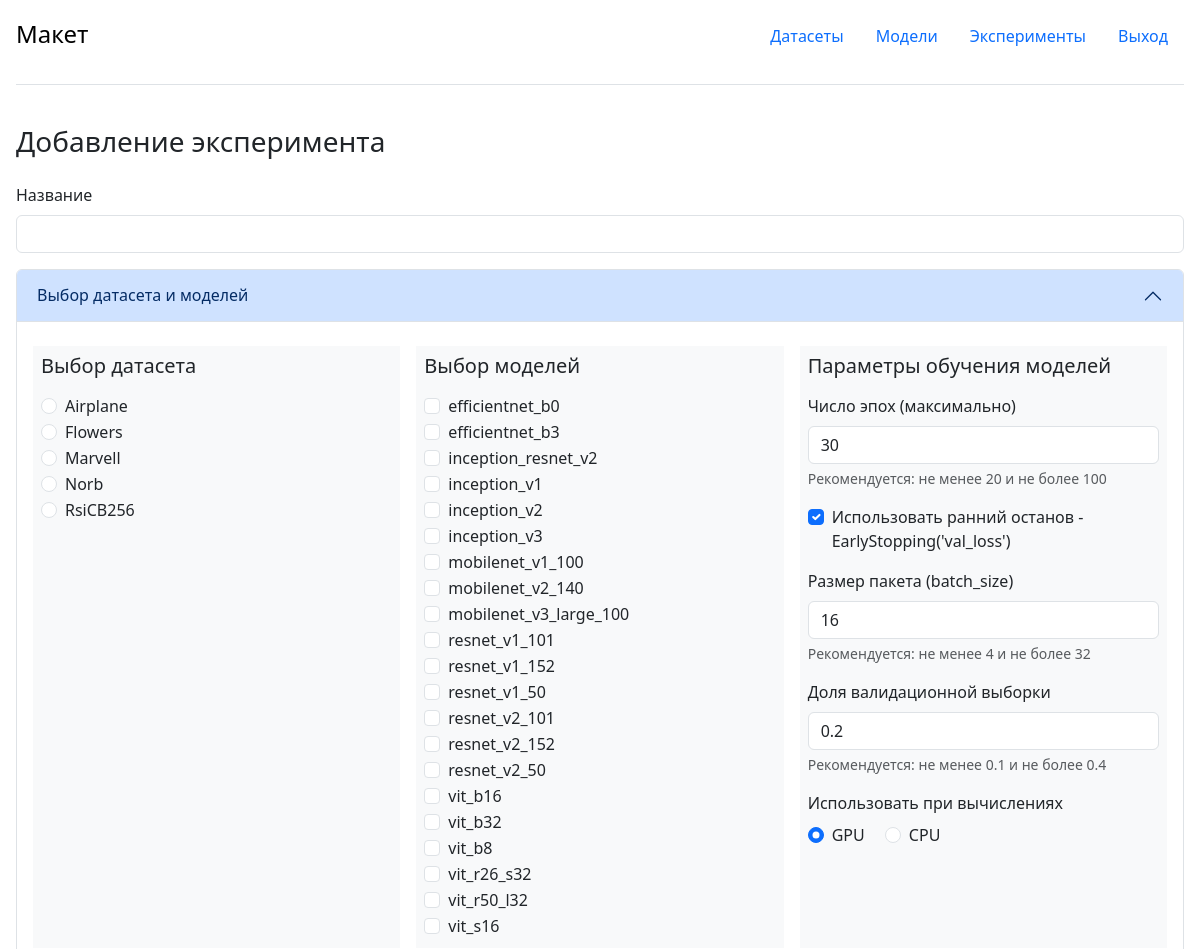
Page /experiments/add_form (upper part) on the earlier database version.
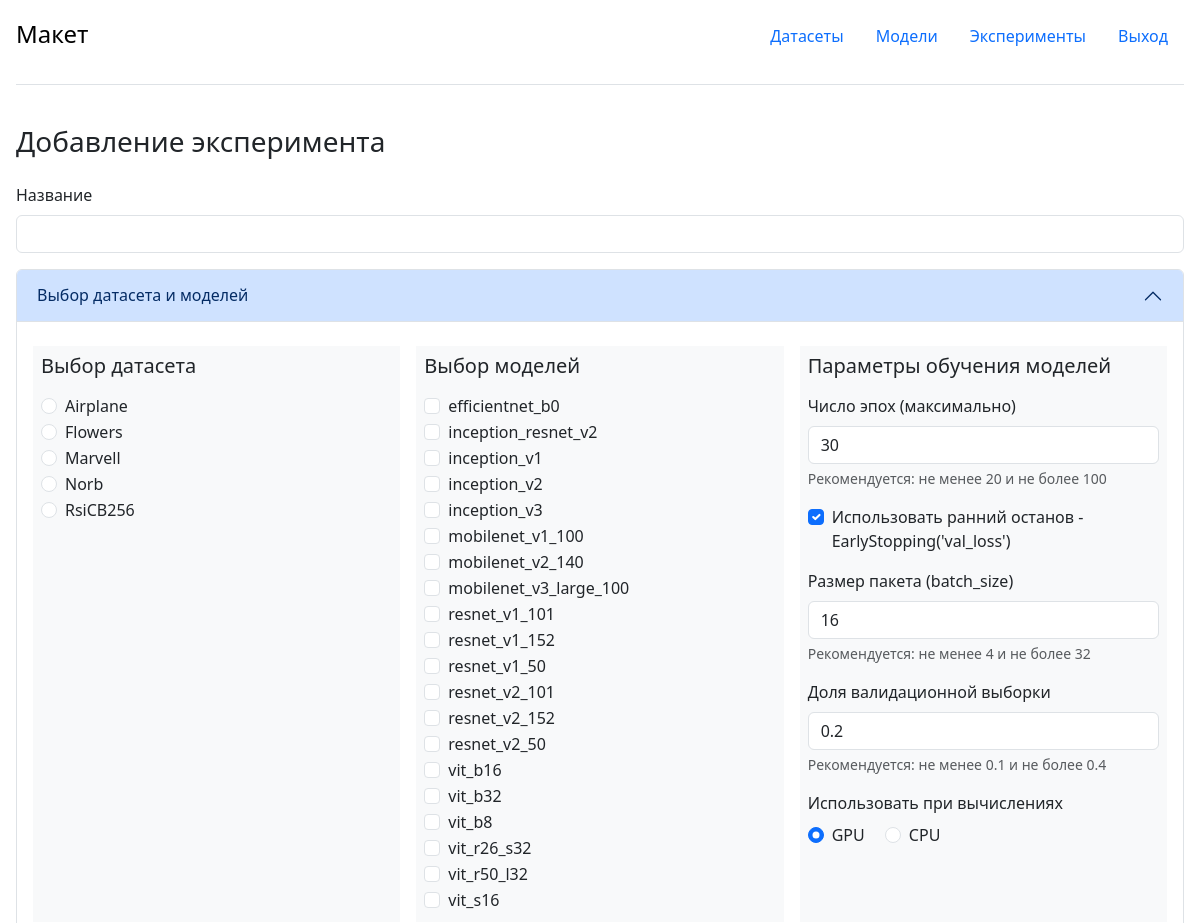
Same page on the later database version.
### portal/entity/dataset/orm.py (models this page shows, shortened)
class Dataset(models.Model):
    shortName = models.CharField(max_length=50, verbose_name='Короткое название', unique=True, null=False, blank=False)
    dir_name = models.CharField(max_length=250, verbose_name='Относительный путь', unique=True, null=False, blank=False)
    class_nums = models.IntegerField(verbose_name="Количество классов", unique=False, null=False, blank=False)
    size = models.IntegerField(verbose_name="Количество образцов", unique=False, null=False, blank=False)
    comments = models.TextField(verbose_name="Описание")
    class Meta:
        verbose_name_plural = '01 Датасеты'
        verbose_name = 'Датасет'
        ordering = ['-shortName']

### portal/entity/model/orm.py (models this page shows, shortened)
class INS(models.Model):
    type = models.IntegerField(verbose_name='Вектор признаков (0), классификатор(1)')
    dir_name = models.CharField(max_length=100, verbose_name='Имя файла', unique=True, null=False, blank=False)
    shortName = models.CharField(max_length=100, verbose_name='Имя модели', unique=True, null=False, blank=False)
    comments = models.TextField(verbose_name="Описание")
    input_size_x = models.IntegerField(verbose_name='Size X')
    input_size_y = models.IntegerField(verbose_name='Size Y')
    input_size_ch = models.IntegerField(verbose_name='Channels num')
    min = models.IntegerField(verbose_name='Min values input')
    max = models.IntegerField(verbose_name='Max values input')
    batch_norm_momentum = models.FloatField(null=True)
    dir_size = models.IntegerField()
    class Meta:
        verbose_name_plural = '02 Модели'
        verbose_name = 'Модель'
        ordering = ['-shortName']

### portal/entity/experiment/views.py (the view)
# urls.py: path('add_form', experiment_add_form, name='experiment_add_form'),
def experiment_add_form(request):
    datasets = Dataset.objects.all().order_by('shortName')
    models = INS.objects.all().order_by('shortName')
    e = EForm()
    context = {
        "form": e,
        "models": models,
        "datasets": datasets
    }
    return render(request, 'portal/pages/experiment/add_form.html', context)

### portal/entity/experiment/views.py
class EForm(forms.Form):
    type = forms.IntegerField()
    shortName = forms.CharField()
    dir_name = forms.CharField()
    comments = forms.CharField(required=False)
    input_size_x = forms.IntegerField()
    input_size_y = forms.IntegerField()
    input_size_ch = forms.IntegerField()
    min = forms.IntegerField()
    max = forms.IntegerField()
    batch_norm_momentum = forms.CharField(required=False)

### portal/templates/portal/pages/experiment/add_form.html (shortened to what this page needs)
{% extends 'portal/mainLayaut.html' %}
{% block content %}
    <main class="">
        <div class="d-flex justify-content-between align-items-center pb-3">
            <h3>Добавление эксперимента</h3>
        </div>
        <form action="{% url 'experiment_add_resume' %}" method="post" class="form">
            <div class="mb-3">
                <label class="form-label">Название</label>
                <input type=" text" class="form-control" value="" name="cernel">
            </div>
            <div class="accordion" id="accordionPanelsStayOpenExample">
                {% include "portal/pages/experiment/parts/dataset_model.html" %}
            </div>
            <br/>
        </form>
    </main>
{% endblock content %}

### portal/templates/portal/pages/experiment/parts/dataset_model.html (shortened to what the changed rows need)
<div class="accordion-item">
    <h2 class="accordion-header">
        <button class="accordion-button" type="button" data-bs-toggle="collapse"
                data-bs-target="#panelsStayOpen-collapseOne" aria-expanded="true"
                aria-controls="panelsStayOpen-collapseOne">
            Выбор датасета и моделей
        </button>
    </h2>
    <div id="panelsStayOpen-collapseOne" class="accordion-collapse collapse show">
        <div class="accordion-body">
            <div class="flex flex-wrap">
                <div class="row justify-content-between">
                    <div class="col bg-light m-2 p-2">
                        {% for dataset in datasets %}
                            <div class="form-check">
                                <input class="form-check-input" type="radio" name="datasets"
                                       id="{{ dataset.shortName }}">
                                <label class="form-check-label">
                                    {{ dataset.shortName }}
                                </label>
                            </div>
                        {% endfor %}
                    </div>
                    <div class="col bg-light m-2 p-2">
                        {% for model in models %}
                            <div class="form-check">
                                <input class="form-check-input" type="checkbox" value=""
                                       id="{{ model.shortName }}">
                                <label class="form-check-label" for="flexCheckDefault">
                                    {{ model.shortName }}
                                </label>
                            </div>
                        {% endfor %}
                    </div>
                </div>
            </div>
        </div>
    </div>
</div>

Differences in the rows shown:
removed INS: shortName "efficientnet_b3"
